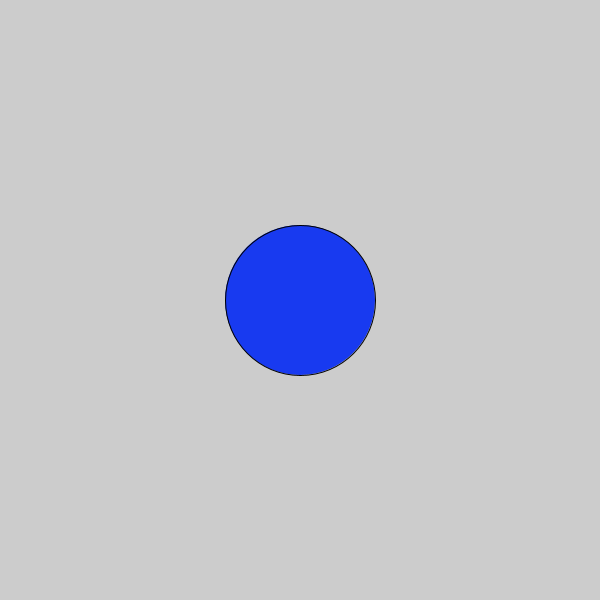
Frame 1 (no input)
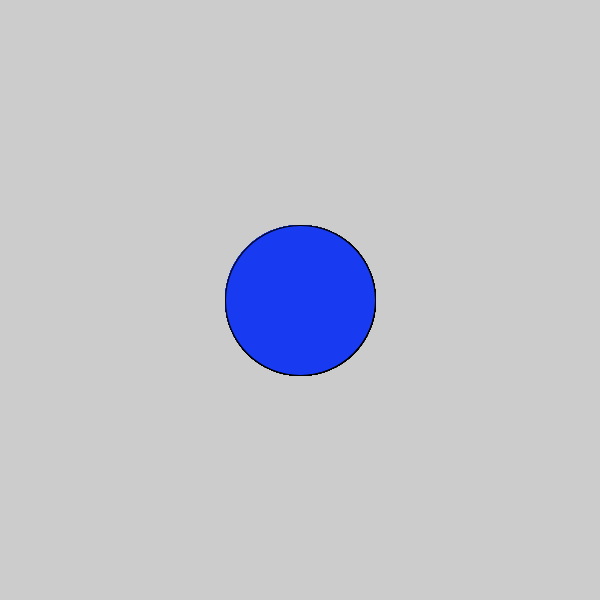
Frame 60 (the mouse pressed at the canvas centre just before this capture)
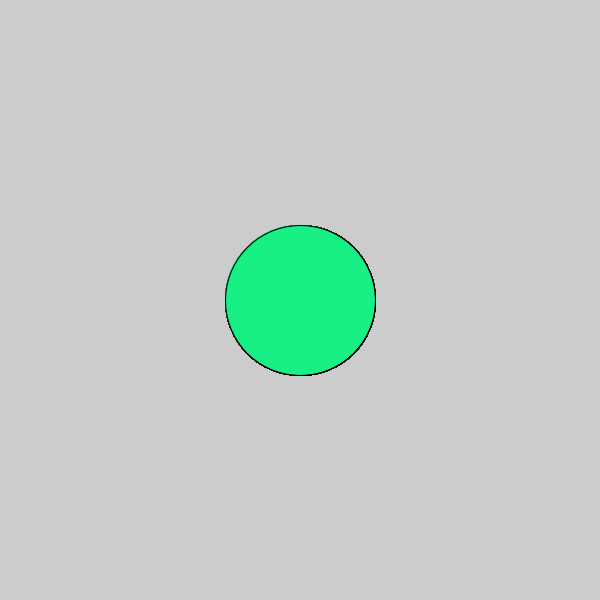
Frame 120 (the mouse held since frame 60 and released just before this capture)

The Processing sketch that drew these frames (run headless with seeded random() and noise(); from frame 60 on, the mouse is pressed at the canvas centre):

// Processing sketch: Logical_Dot
// ── Logical_Dot.pde


void setup() {
  size(600,600);
}

void draw() {
   if (mousePressed){
    fill(#18F085);
  }else{
    fill(#183AF0);
  }
 
  ellipse(300,300,150,150);
 
}
